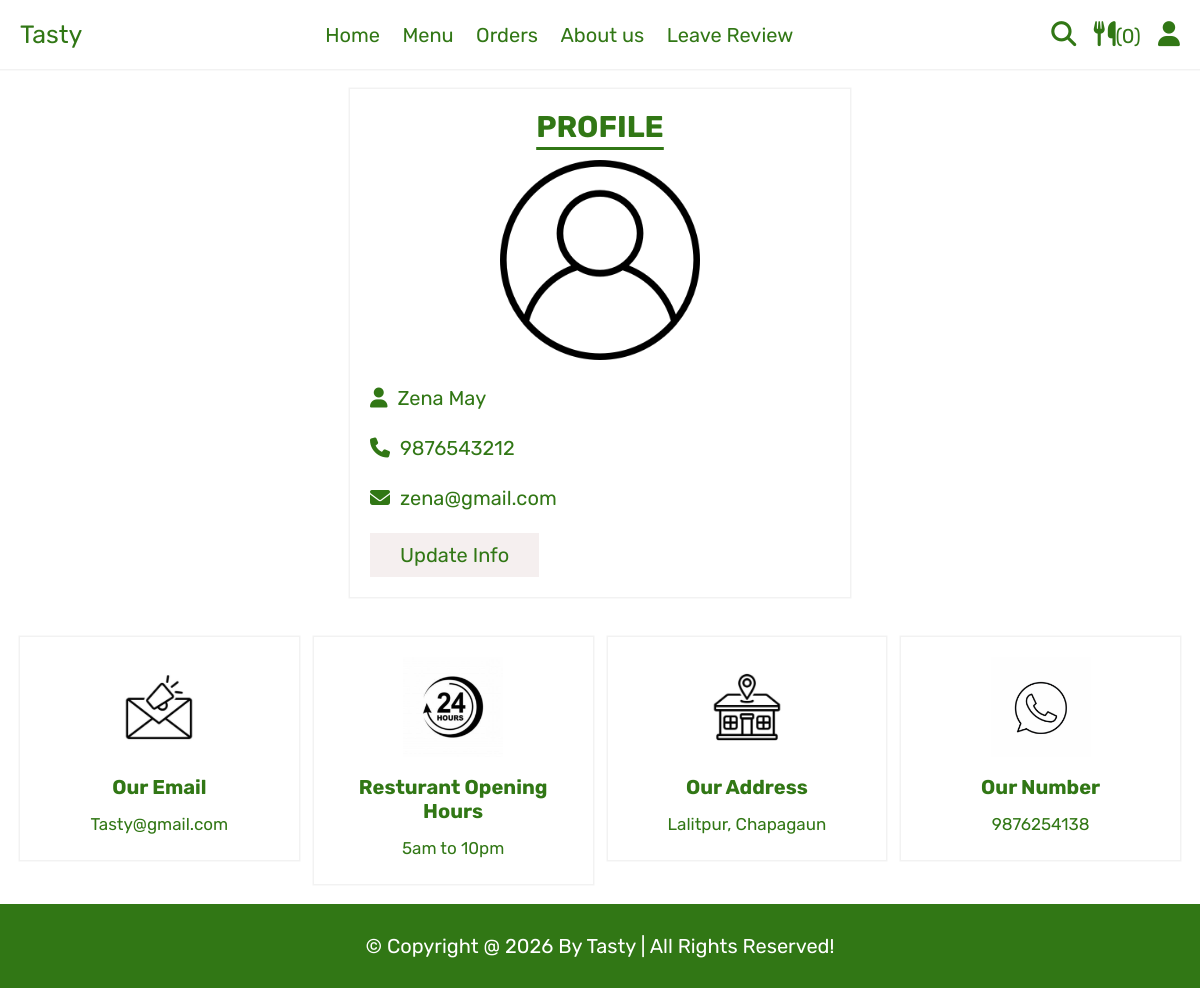
The app's page /profile.php (signed in) with its own data.
### tables this page shows
CREATE TABLE `users` (
  `id` int(100) NOT NULL,
  `name` varchar(20) NOT NULL,
  `email` varchar(50) NOT NULL,
  `number` varchar(10) NOT NULL,
  `password` varchar(50) NOT NULL,
  `address` varchar(500) NOT NULL
);

### profile.php (the view, shortened to what this page needs)
<?php
include 'components/connect.php';
?>
<!DOCTYPE html>
<html lang="en">
<head>
   <link rel="stylesheet" href="https://cdnjs.cloudflare.com/ajax/libs/font-awesome/6.1.1/css/all.min.css">
   <link rel="stylesheet" href="css/stylerg.css">
</head>
<body>
   <?php include 'components/user_header.php'; ?>
   <section class="user-details">
      <div class="user">
         <h1 class="title">Profile</h1>
         <img src="images/user-icon.png" alt="">
         <p><i class="fas fa-user"></i><span><span><?= $fetch_profile['name']; ?></span></span></p>
         <p><i class="fas fa-phone"></i><span><?= $fetch_profile['number']; ?></span></p>
         <p><i class="fas fa-envelope"></i><span><?= $fetch_profile['email']; ?></span></p>
         <a href="update_profile.php" class="btn">update info</a>
      </div>
   </section>
   <?php include 'components/footer.php'; ?>
</body>
</html>

### css/stylerg.css (style rules this page uses)
:root { --yellow: #ffffff; --red: #317715; --white: #fff; --black: #317715; --light-color: #317715; --border: 0.2rem solid var(--black); }
* { font-family: "Rubik", sans-serif; margin: 0; padding: 0; box-sizing: border-box; outline: none; border: none; text-decoration: none; }
html { font-size: 62.5%; overflow-x: hidden; scroll-behavior: smooth; stop-opacity: 7rem; }
section { margin: 0 auto; max-width: 1200px; padding: 2rem; }
.title { text-align: center; margin-bottom: 1.5rem; font-size: 3rem; color: var(--black); text-transform: uppercase; text-decoration: underline; text-underline-offset: 1rem; }
.btn, .delete-btn { margin-top: 1rem; display: inline-block; font-size: 2rem; padding: 1rem 3rem; cursor: pointer; text-transform: capitalize; transition: 0.2s linear; }
.btn { background-color: rgb(245, 239, 239); color: var(--black); }
.user-details .user { max-width: 50rem; margin: 0 auto; box-shadow: rgba(0, 0, 0, 0.05) 0px 0px 0px 1.5px; padding: 2rem; }
.user-details .user img { width: 100%; height: 20rem; object-fit: contain; margin-bottom: 1rem; }
.user-details .user p { padding: 1rem 0; line-height: 1.5; font-size: 2rem; }
.user-details .user p span { color: var(--black); }
.user-details .user p i { margin-right: 1rem; color: var(--light-color); }

### records on screen
users: name "Zena May", number "9876543212", email "zena@gmail.com"

### other values on screen
$total_cart_items "0"
